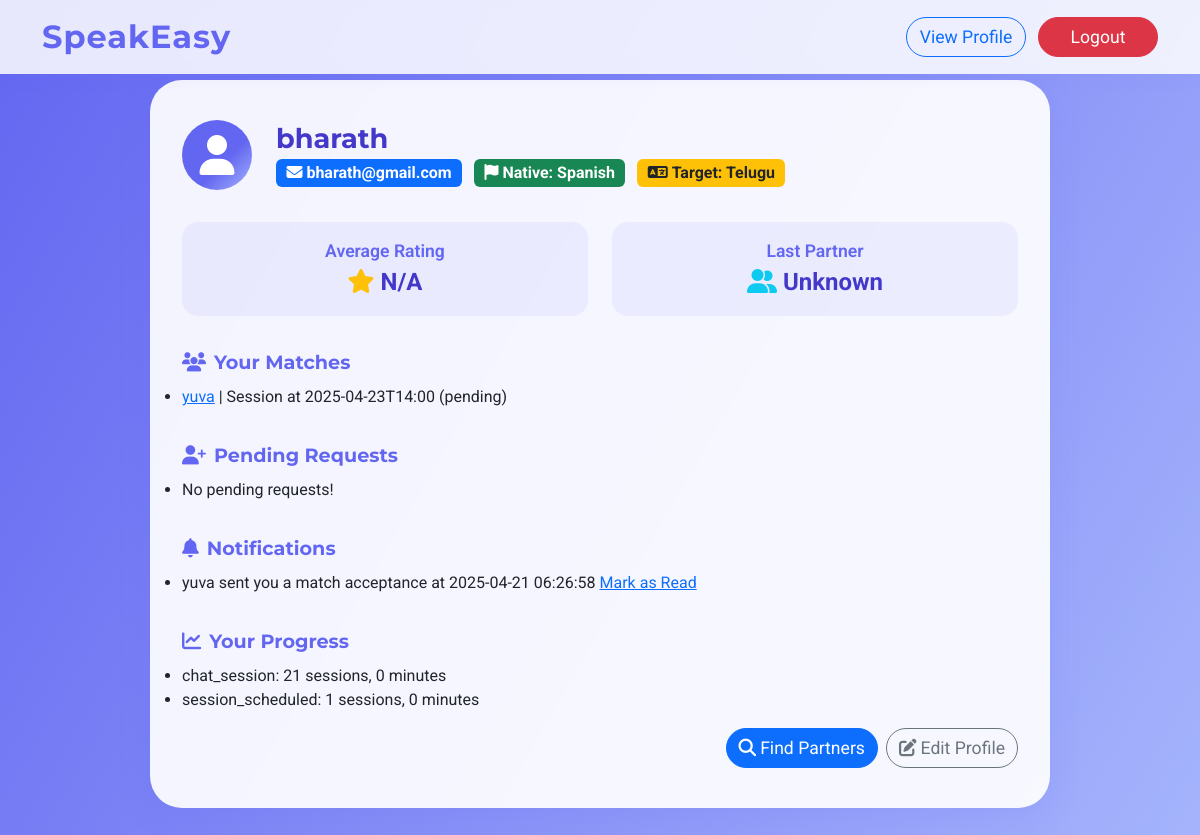
The app's page /dashboard (signed in) with its own data.
### tables this page shows
CREATE TABLE users (
                email TEXT PRIMARY KEY,
                name TEXT,
                password TEXT,
                nativeLanguage TEXT,
                targetLanguage TEXT,
                last_partner TEXT,
                average_rating REAL DEFAULT 0.0,
                bio TEXT DEFAULT ''
            );

### routes.py (the view, shortened to what this page needs)
    @app.route('/dashboard')
    def dashboard():
        email = request.args.get('email', session.get('email'))
        if not email:
            return render_template('error.html', message='Please login first! <a href="/login">Login</a>')
        with sqlite3.connect('users.db') as conn:
            cursor = conn.execute('SELECT email, name, nativeLanguage, targetLanguage, last_partner, average_rating, bio FROM users WHERE email = ?', (email,))
            user = cursor.fetchone()
            if not user:
                return render_template('error.html', message='User not found! <a href="/login">Login again</a>')
            last_partner_email = user[4] if user[4] else 'No recent partner'
            last_partner_name = conn.execute('SELECT name FROM users WHERE email = ?', (user[4],)).fetchone()
            last_partner_name = last_partner_name[0] if last_partner_name else 'Unknown'
            cursor = conn.execute('SELECT sender_email, receiver_email FROM partnership_requests WHERE (receiver_email = ? AND status = ?) OR (sender_email = ? AND status = ?)',
                                (email, 'accepted', email, 'accepted'))
            matches = cursor.fetchall()
            matches_html = '<li>No matches yet!</li>' if not matches else ''
            for m in matches:
                partner_email = m[0] if m[0] != email else m[1]
                partner_name = conn.execute('SELECT name FROM users WHERE email = ?', (partner_email,)).fetchone()[0]
                cursor.execute('SELECT COUNT(*) FROM messages WHERE partner_email = ? AND user_email = ? AND read_status = 0',
                              (email, partner_email))
                unread_count = cursor.fetchone()[0]
                alert = '<span class="unread-alert"> (Unread)</span>' if unread_count > 0 else ''
                cursor.execute('SELECT id, scheduled_time, status FROM sessions WHERE (initiator_email = ? AND partner_email = ?) OR (initiator_email = ? AND partner_email = ?) AND status = ?',
                             (email, partner_email, partner_email, email, 'pending'))
                session_info = cursor.fetchone()
                session_link = f'<a href="/schedule_session?partner_email={partner_email}&user_email={email}">Schedule Session</a>' if not session_info else f'Session at {session_info[1]} ({session_info[2]})'
                matches_html += f'<li><a href="/chat?user_email={email}&partner_email={partner_email}">{partner_name}{alert}</a> | {session_link}</li>'
            cursor.execute('SELECT activity_type, COUNT(*), SUM(duration_minutes) FROM progress WHERE user_email = ? GROUP BY activity_type',
                          (email,))
            user_progress = cursor.fetchall()
            partner_progress_html = ''
            progress_html = '<li>No progress recorded yet!</li>' if not user_progress else ''
            for activity in user_progress:
                activity_type, count, total_duration = activity
                progress_html += f'<li>{activity_type}: {count} sessions, {total_duration or 0} minutes</li>'
            cursor = conn.execute('SELECT type, related_email, timestamp FROM notifications WHERE user_email = ? AND read_status = 0', (email,))
            notifications = cursor.fetchall()
            notifications_html = '<li>No new notifications!</li>' if not notifications else ''
            for n in notifications:
                name = conn.execute('SELECT name FROM users WHERE email = ?', (n[1],)).fetchone()[0]
                notifications_html += f'<li>{name} sent you a {"partnership request" if n[0] == "request" else "match acceptance"} at {n[2]} <a href="#" onclick="markRead(\'{n[0]}\', \'{n[1]}\')">Mark as Read</a></li>'
            cursor = conn.execute('SELECT sender_email, receiver_email FROM partnership_requests WHERE receiver_email = ? AND status = ?', (email, 'pending'))
            requests = cursor.fetchall()
            requests_html = '<li>No pending requests!</li>' if not requests else ''.join([f'<li>{conn.execute("SELECT name FROM users WHERE email = ?", (r[0],)).fetchone()[0]} (<a href="/accept_request?sender_email={r[0]}&receiver_email={email}">Accept</a>)</li>' for r in requests])
            return render_template('dashboard.html', email=user[0], name=user[1], native=user[2], target=user[3], last_partner_name=last_partner_name, matches_html=matches_html, requests_html=requests_html, notifications_html=notifications_html, user_name=user[1], average_rating=user[5], bio=user[6], progress_html=progress_html, partner_progress_html=partner_progress_html)

### templates/dashboard.html (shortened to what this page needs)
<!DOCTYPE html>
<html lang="en">
<head>
    <link href="https://cdn.jsdelivr.net/npm/bootstrap@5.3.2/dist/css/bootstrap.min.css" rel="stylesheet">
    <link rel="stylesheet" href="https://cdnjs.cloudflare.com/ajax/libs/font-awesome/6.4.2/css/all.min.css">
</head>
<body>
    <nav class="navbar navbar-expand-lg navbar-light fixed-top">
        <div class="container">
            <a class="navbar-brand" href="/">SpeakEasy</a>
            <div class="ms-auto">
                <a href="/profile?email={{ email }}" class="btn btn-outline-primary me-2 btn-custom">View Profile</a>
                <a href="/logout?email={{ email }}" class="btn btn-danger btn-custom">Logout</a>
            </div>
        </div>
    </nav>
    <section class="dashboard-section">
        <div class="glass-card">
            <div class="user-header">
                <div class="user-avatar">
                    <i class="fas fa-user"></i>
                </div>
                <div class="user-info">
                    <h2>{{ name }}</h2>
                    <span class="badge bg-primary"><i class="fas fa-envelope me-1"></i>{{ email }}</span>
                    <span class="badge bg-success"><i class="fas fa-flag me-1"></i>Native: {{ native }}</span>
                    <span class="badge bg-warning text-dark"><i class="fas fa-language me-1"></i>Target: {{ target }}</span>
                </div>
            </div>
            <div class="user-stats">
                <div class="stat-card">
                    <div class="stat-title">Average Rating</div>
                    <div class="stat-value">
                        <i class="fas fa-star text-warning"></i> {{ average_rating or "N/A" }}
                    </div>
                </div>
                <div class="stat-card">
                    <div class="stat-title">Last Partner</div>
                    <div class="stat-value">
                        <i class="fas fa-user-friends text-info"></i> {{ last_partner_name or "None" }}
                    </div>
                </div>
            </div>
            <div class="section-title"><i class="fas fa-users me-2"></i>Your Matches</div>
            <ul class="list-group mb-3">
                {{ matches_html|safe }}
            </ul>
            <div class="section-title"><i class="fas fa-user-plus me-2"></i>Pending Requests</div>
            <ul class="list-group mb-3">
                {{ requests_html|safe }}
            </ul>
            <div class="section-title"><i class="fas fa-bell me-2"></i>Notifications</div>
            <ul class="list-group mb-3">
                {{ notifications_html|safe }}
            </ul>
            <div class="section-title"><i class="fas fa-chart-line me-2"></i>Your Progress</div>
            <ul class="list-group mb-3">
                {{ progress_html|safe }}
            </ul>
            <div class="d-flex justify-content-end mt-3">
                <a href="/search?email={{ email }}" class="btn btn-primary btn-custom me-2">
                    <i class="fas fa-search me-1"></i>Find Partners
                </a>
                <a href="/edit_profile?email={{ email }}" class="btn btn-outline-secondary btn-custom">
                    <i class="fas fa-edit me-1"></i>Edit Profile
                </a>
            </div>
        </div>
    </section>
</body>
</html>

### templates/dashboard.html (style rules this page uses)
body { font-family: 'Roboto', sans-serif; background: linear-gradient(120deg, #6366f1 0%, #a5b4fc 100%); min-height: 100vh; overflow-x: hidden; }
.navbar { background: rgba(255,255,255,0.85) !important; backdrop-filter: blur(8px); box-shadow: 0 2px 16px rgba(99,102,241,0.08); }
.navbar-brand { font-family: 'Montserrat', sans-serif; font-weight: 700; font-size: 2rem; color: #6366f1 !important; letter-spacing: 1px; }
.dashboard-section { min-height: 90vh; display: flex; align-items: flex-start; justify-content: center; padding-top: 80px; padding-bottom: 40px; }
.glass-card { background: rgba(255,255,255,0.92); border-radius: 2rem; box-shadow: 0 8px 32px 0 rgba(99,102,241,0.15); padding: 2.5rem 2rem; max-width: 900px; width: 100%; margin: auto; backdrop-filter: blur(8px); animation: fadeInUp 1.2s cubic-bezier(.39,.575,.565,1) both; }
.user-header { display: flex; align-items: center; gap: 1.5rem; margin-bottom: 2rem; }
.user-avatar { width: 70px; height: 70px; border-radius: 50%; background: linear-gradient(135deg, #6366f1 60%, #a5b4fc 100%); display: flex; align-items: center; justify-content: center; font-size: 2.5rem; color: #fff; font-weight: 700; }
.user-info { flex: 1; }
.user-info h2 { font-family: 'Montserrat', sans-serif; font-size: 1.7rem; font-weight: 700; color: #4338ca; margin-bottom: 0.2rem; }
.user-info .badge { font-size: 1rem; margin-right: 0.5rem; }
.user-stats { display: flex; gap: 1.5rem; margin-bottom: 2rem; flex-wrap: wrap; }
.stat-card { background: rgba(99,102,241,0.08); border-radius: 1rem; padding: 1rem 1.5rem; min-width: 160px; text-align: center; flex: 1; }
.stat-title { color: #6366f1; font-weight: 600; font-size: 1.1rem; }
.stat-value { font-size: 1.5rem; font-weight: 700; color: #4338ca; }
.section-title { font-family: 'Montserrat', sans-serif; font-size: 1.2rem; font-weight: 700; color: #6366f1; margin-top: 2rem; margin-bottom: 0.5rem; }
.btn-custom { min-width: 120px; font-size: 1.1rem; border-radius: 2rem; transition: transform 0.2s, box-shadow 0.2s; }

### records on screen
users: name "bharath", email "bharath@gmail.com", nativeLanguage "Spanish", targetLanguage "Telugu", average_rating "N/A"
users: name "yuva | Session at 2025-04-23T14:00 (pending)"

### other values on screen
{{ last_partner_name or "None" }} "Unknown"
{{ requests_html|safe }} "No pending requests!"
{{ notifications_html|safe }} "yuva sent you a match acceptance at 2025-04-21 06:26:58 Mark as Read"
{{ progress_html|safe }} "chat_session: 21 sessions, 0 minutes session_scheduled: 1 sessions, 0 minutes"
